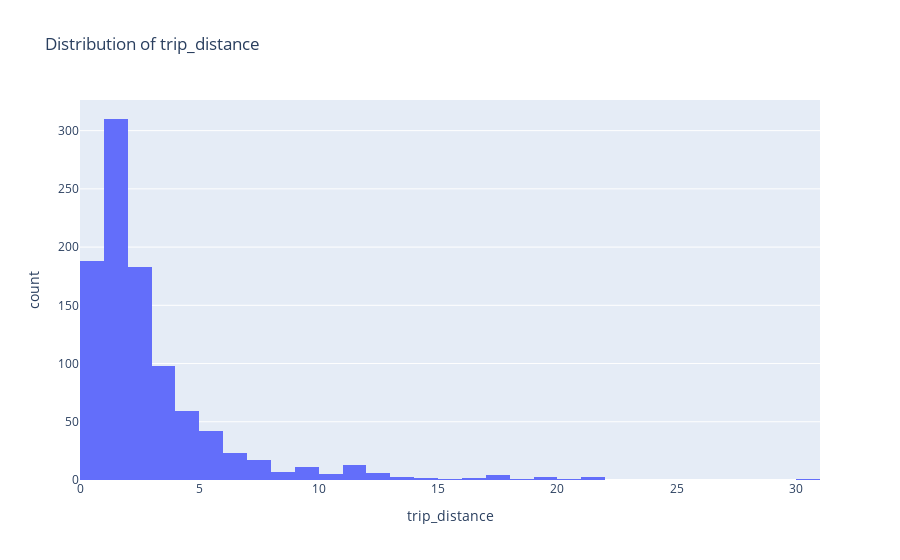
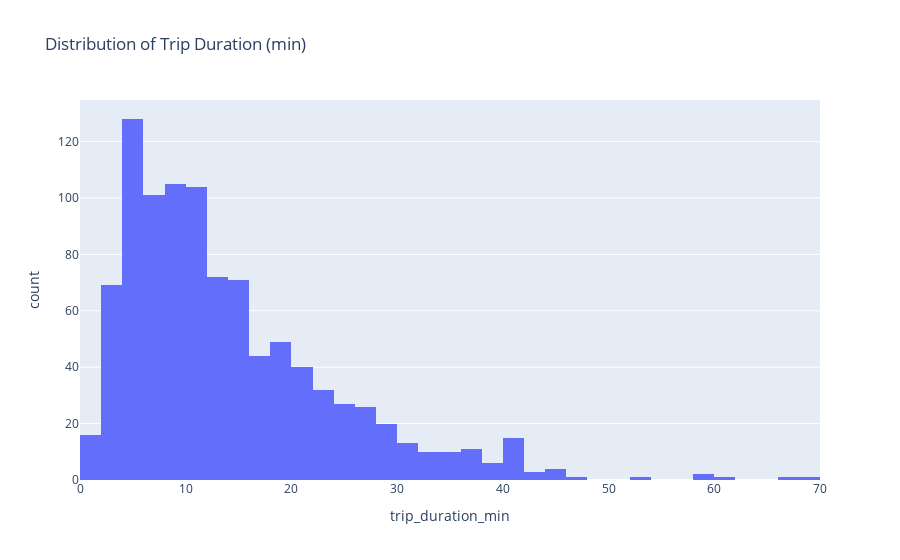
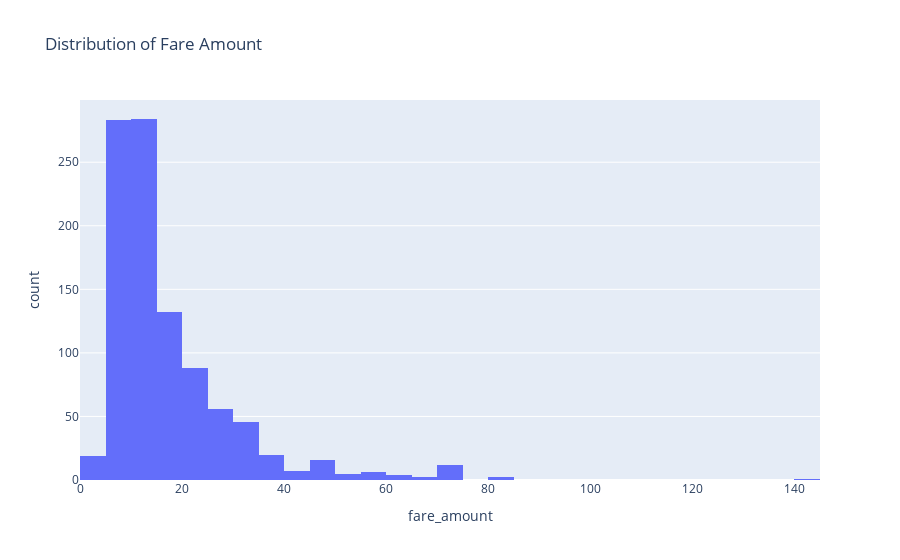
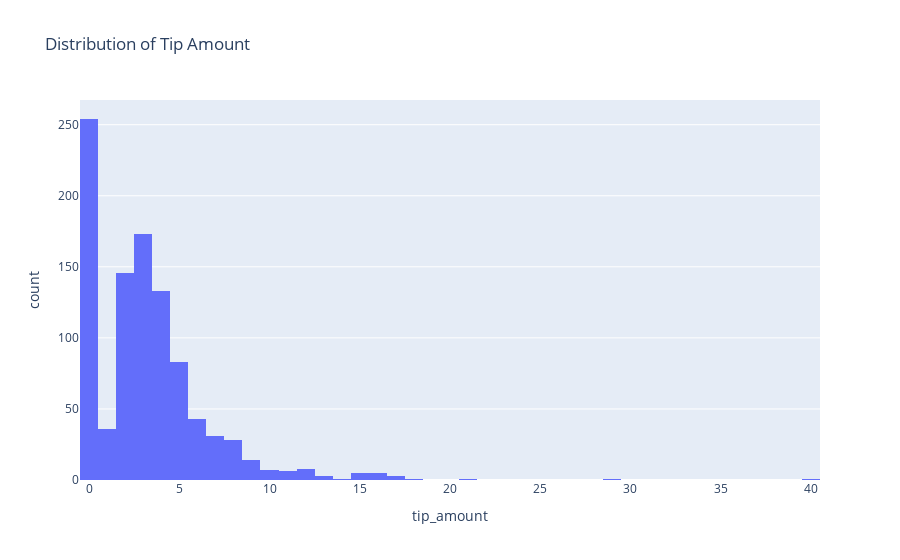

Here is the notebook cell these charts were saved with, in order:
### Markdown cell above
## 3. Exploratory Data Analysis (EDA)

### 3.1 Distributions of Key Numeric Variables

We look at basic distributions:
- Trip distance
- Trip duration (if available)
- Fare amount
- Tip and total amounts

### Code cell
def px_hist(col, nbins=50, title=None):
    if col is None or col not in df_clean.columns:
        print(f'Skipping {col}: not found.')
        return
    if title is None:
        title = f'Distribution of {col}'
    fig = px.histogram(df_clean, x=col, nbins=nbins, title=title)
    fig.show()
    HTML(fig.to_html(include_plotlyjs="cdn", full_html=False))

px_hist(dist_col, nbins=50, title=f'Distribution of {dist_col}')
if 'trip_duration_min' in df_clean.columns:
    px_hist('trip_duration_min', nbins=50, title='Distribution of Trip Duration (min)')
px_hist(fare_col, nbins=50, title='Distribution of Fare Amount')
px_hist(tip_col, nbins=50, title='Distribution of Tip Amount')
px_hist(total_col, nbins=50, title='Distribution of Total Amount')

### Figure 1 — Plotly figure (JSON) as saved in the notebook; plotly's stock layout.template omitted (floating-point values rounded to 4 significant figures; data arrays with more than 128 entries replaced by an {"elided": "..."} marker saying what was removed)
{"data": [{"bingroup": "x", "hovertemplate": "trip_distance=%{x}<br>count=%{y}<extra></extra>", "legendgroup": "", "marker": {"color": "#636efa", "pattern": {"shape": ""}}, "name": "", "nbinsx": 50, "orientation": "v", "showlegend": false, "type": "histogram", "x": {"elided": "983 float values"}, "xaxis": "x", "yaxis": "y"}], "layout": {"barmode": "relative", "legend": {"tracegroupgap": 0}, "title": {"text": "Distribution of trip_distance"}, "xaxis": {"anchor": "y", "domain": [0, 1], "title": {"text": "trip_distance"}}, "yaxis": {"anchor": "x", "domain": [0, 1], "title": {"text": "count"}}}}

### Figure 2 — Plotly figure (JSON) as saved in the notebook; plotly's stock layout.template omitted (floating-point values rounded to 4 significant figures; data arrays with more than 128 entries replaced by an {"elided": "..."} marker saying what was removed)
{"data": [{"bingroup": "x", "hovertemplate": "trip_duration_min=%{x}<br>count=%{y}<extra></extra>", "legendgroup": "", "marker": {"color": "#636efa", "pattern": {"shape": ""}}, "name": "", "nbinsx": 50, "orientation": "v", "showlegend": false, "type": "histogram", "x": {"elided": "983 float values"}, "xaxis": "x", "yaxis": "y"}], "layout": {"barmode": "relative", "legend": {"tracegroupgap": 0}, "title": {"text": "Distribution of Trip Duration (min)"}, "xaxis": {"anchor": "y", "domain": [0, 1], "title": {"text": "trip_duration_min"}}, "yaxis": {"anchor": "x", "domain": [0, 1], "title": {"text": "count"}}}}

### Figure 3 — Plotly figure (JSON) as saved in the notebook; plotly's stock layout.template omitted (floating-point values rounded to 4 significant figures; data arrays with more than 128 entries replaced by an {"elided": "..."} marker saying what was removed)
{"data": [{"bingroup": "x", "hovertemplate": "fare_amount=%{x}<br>count=%{y}<extra></extra>", "legendgroup": "", "marker": {"color": "#636efa", "pattern": {"shape": ""}}, "name": "", "nbinsx": 50, "orientation": "v", "showlegend": false, "type": "histogram", "x": {"elided": "983 float values"}, "xaxis": "x", "yaxis": "y"}], "layout": {"barmode": "relative", "legend": {"tracegroupgap": 0}, "title": {"text": "Distribution of Fare Amount"}, "xaxis": {"anchor": "y", "domain": [0, 1], "title": {"text": "fare_amount"}}, "yaxis": {"anchor": "x", "domain": [0, 1], "title": {"text": "count"}}}}

### Figure 4 — Plotly figure (JSON) as saved in the notebook; plotly's stock layout.template omitted (floating-point values rounded to 4 significant figures; data arrays with more than 128 entries replaced by an {"elided": "..."} marker saying what was removed)
{"data": [{"bingroup": "x", "hovertemplate": "tip_amount=%{x}<br>count=%{y}<extra></extra>", "legendgroup": "", "marker": {"color": "#636efa", "pattern": {"shape": ""}}, "name": "", "nbinsx": 50, "orientation": "v", "showlegend": false, "type": "histogram", "x": {"elided": "983 float values"}, "xaxis": "x", "yaxis": "y"}], "layout": {"barmode": "relative", "legend": {"tracegroupgap": 0}, "title": {"text": "Distribution of Tip Amount"}, "xaxis": {"anchor": "y", "domain": [0, 1], "title": {"text": "tip_amount"}}, "yaxis": {"anchor": "x", "domain": [0, 1], "title": {"text": "count"}}}}
